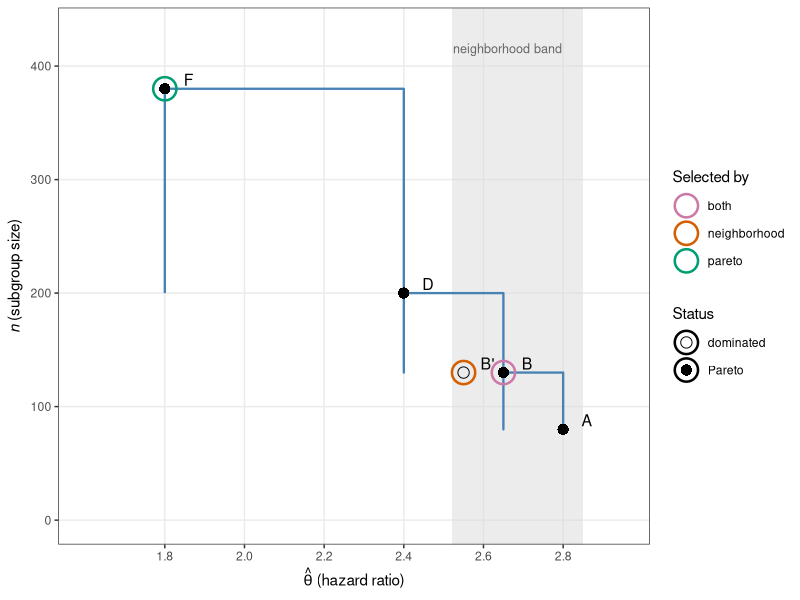

Write R code to recreate this figure.
## ---- chunk 1
#| label: fig-scatter
#| fig-cap: "Five-candidate synthetic example.  Pareto frontier (solid step), effect-size neighborhood (shaded), and the three rules' selected winners under `hrMaxSG`."
library(ggplot2)

cands <- data.frame(
  label = c("A", "B", "B'", "D", "F"),
  hr    = c(2.80, 2.65, 2.55, 2.40, 1.80),
  n     = c(80,   130,  130,  200,  380),
  pareto = c(TRUE, TRUE, FALSE, TRUE, TRUE)
)

# Pareto-frontier polyline (sorted by hr descending; step shape)
front <- cands[cands$pareto, ]
front <- front[order(-front$hr), ]
front_step <- data.frame(
  hr = c(front$hr[1], rep(front$hr[-1], each = 2)),
  n  = c(rep(front$n[-nrow(front)], each = 2), front$n[nrow(front)])
)

eps  <- 0.10
hrmx <- max(cands$hr)
floor_hr <- (1 - eps) * hrmx

# Winners under each rule (computed by the algorithm)
winners <- data.frame(
  rule  = c("neighborhood", "pareto", "both"),
  label = c("B'", "F", "B"),
  hr    = c(2.55, 1.80, 2.65),
  n     = c(130, 380, 130)
)

ggplot(cands, aes(x = hr, y = n)) +
  annotate("rect",
           xmin = floor_hr, xmax = hrmx + 0.05,
           ymin = -Inf,    ymax = Inf,
           fill = "grey85", alpha = 0.5) +
  annotate("text",
           x = (floor_hr + hrmx) / 2, y = 420, hjust = 0.5, vjust = 1,
           label = "neighborhood band", colour = "grey40", size = 3.2) +
  geom_step(data = front_step, aes(x = hr, y = n),
            direction = "hv", linewidth = 0.8, colour = "steelblue") +
  geom_point(aes(shape = pareto), size = 3.5) +
  geom_text(aes(label = label),
            nudge_x = 0.06, nudge_y = 8, size = 4) +
  geom_point(data = winners,
             aes(x = hr, y = n, colour = rule),
             size = 7, shape = 1, stroke = 1.3,
             show.legend = TRUE) +
  scale_shape_manual(values = c(`TRUE` = 16, `FALSE` = 1),
                     labels = c("dominated", "Pareto"),
                     name = "Status") +
  scale_colour_manual(values = c(neighborhood = "#D55E00",
                                 pareto       = "#009E73",
                                 both         = "#CC79A7"),
                      name = "Selected by") +
  scale_x_continuous(limits = c(1.6, 2.95),
                     breaks = seq(1.8, 2.8, by = 0.2)) +
  scale_y_continuous(limits = c(0, 430)) +
  labs(x = expression(hat(theta)~"(hazard ratio)"),
       y = expression(italic(n)~"(subgroup size)")) +
  theme_bw() +
  theme(legend.position = "right",
        legend.box      = "vertical",
        panel.grid.minor = element_blank())
